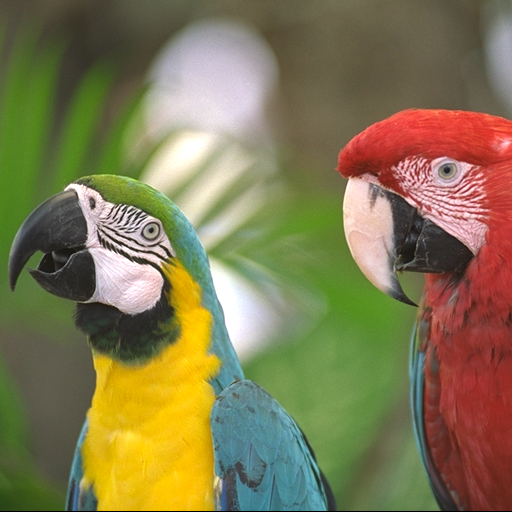
%> input picture POC1/Lab1/POC_Lab_1_Formaty_plikow/Sample pictures/Color_photo.bmp, 512 x 512 px
$ octave POC_lab1_Formaty_plikow.m   (GNU Octave 9; MATLAB toolbox functions it lacks are replaced by stand-ins)
%> lines starting %> are read from the running program, lines starting %| are printed output that depends on the picture; pictures that were not available may be replaced by others from this repository, and a replacement may not be noted
clear
Color_photo = imread('./Sample pictures/Color_photo.bmp');
%> Color_photo is the input picture: size 512x512x3 uint8; mean R, G, B 129.9, 121, 81.7
Color_chart = imread('./Sample pictures/Color_chart.bmp');
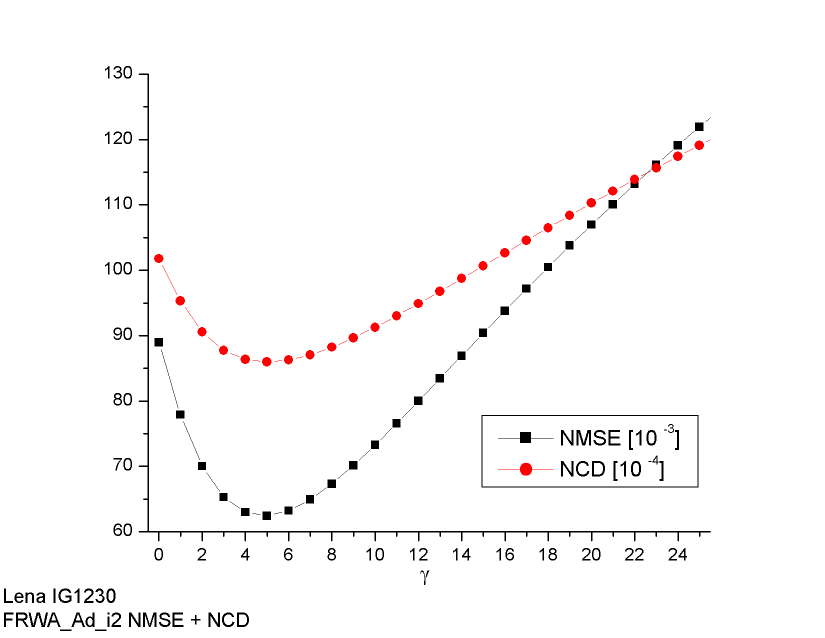
%> input picture POC1/Lab1/POC_Lab_1_Formaty_plikow/Color_chart.gif, 1650 x 1275 px, given in place of Color_chart.bmp, which was not available (shown at 1/2 size)
%> Color_chart: size 1275x1650 uint8; min 0, max 2, mean 0.987

imwrite(Color_photo, 'Color_photo_light_compression.jpg', 'jpg', 'quality', 80);
imwrite(Color_chart, 'Color_chart_light_compression.jpg', 'jpg', 'quality', 80);

imwrite(Color_photo, 'Color_photo_coarse_compression.jpg', 'jpg', 'quality', 10);
imwrite(Color_chart, 'Color_chart_coarse_compression.jpg', 'jpg', 'quality', 10);

imwrite(Color_photo, 'Color_photo_light_compression.j2k', 'j2k', 'CompressionRatio', 50);
imwrite(Color_chart, 'Color_chart_light_compression.j2k', 'j2k', 'CompressionRatio', 50);

imwrite(Color_photo, 'Color_photo_coarse_compression.j2k', 'j2k', 'CompressionRatio', 500);
imwrite(Color_chart, 'Color_chart_coarse_compression.j2k', 'j2k', 'CompressionRatio', 500);

imwrite(Color_photo, 'Color_photo.png', 'png');
imwrite(Color_chart, 'Color_chart.png', 'png');

[imind, cm] = rgb2ind(Color_photo, 256);
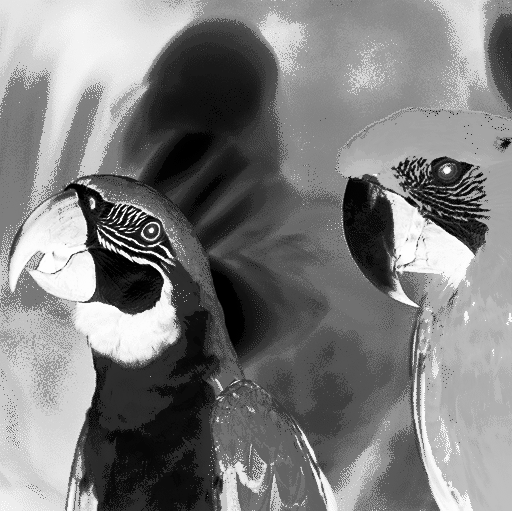
%> imind: size 512x512 uint8; min 0, max 255, mean 126.3
%> cm = 256 rows, first 12: [0.996 0.996 0.996; 0.973 0.937 0.973; 0.996 0.976 0.902; 0.969 0.918 0.816; 0.988 0.882 0.89; 0.98 0.82 0.816; 0.945 0.812 0.271; 1 0.804 0.0471; 0.937 0.725 0.706; 0.973 0.808 0.153; 0.988 0.8 0.0941; 0.945 0.761 0.0784]
imwrite(imind, cm, 'Color_photo.gif', 'gif');
[imind, cm] = rgb2ind(Color_chart, 256);
%> cm = [0.00784 0.00784 0.00784; 0.00392 0.00392 0.00392; 0 0 0]
imwrite(imind, cm, 'Color_chart.gif', 'gif');

Color_photo_lc_jpg = imread('Color_photo_light_compression.jpg');
Color_chart_lc_jpg = imread('Color_chart_light_compression.jpg');
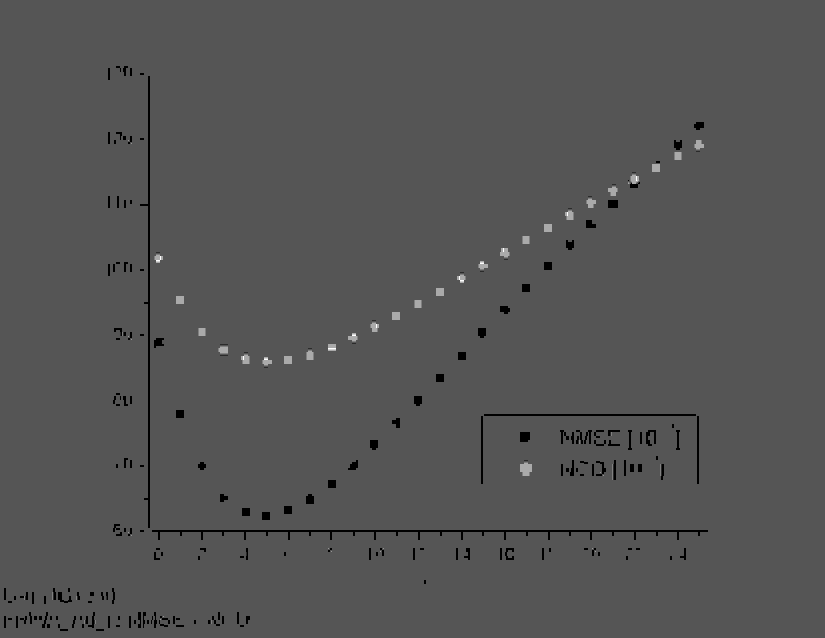
%> Color_chart_lc_jpg: size 1275x1650 uint8 (shown at 1/2 size); min 0, max 3, mean 0.989; drawn with min black and max white
Color_photo_cc_jpg = imread('Color_photo_coarse_compression.jpg');
Color_chart_cc_jpg = imread('Color_chart_coarse_compression.jpg');
%> Color_chart_cc_jpg: size 1275x1650 uint8; every value is 0
Color_photo_lc_j2k = imread('Color_photo_light_compression.j2k');
Color_chart_lc_j2k = imread('Color_chart_light_compression.j2k');
Color_photo_cc_j2k = imread('Color_photo_coarse_compression.j2k');
Color_chart_cc_j2k = imread('Color_chart_coarse_compression.j2k');
Color_photo_png = imread('Color_photo.png');
Color_chart_png = imread('Color_chart.png');
[Color_photo_gif, cmap] = imread('Color_photo.gif');
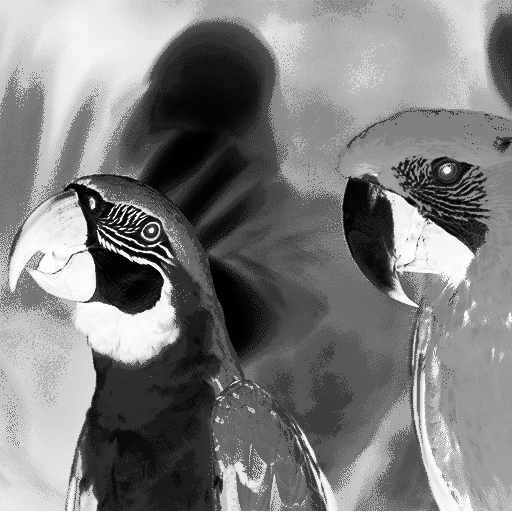
%> Color_photo_gif: size 512x512 uint8; min 0, max 254, mean 126.3
%> cmap = 256 rows, first 12: [0.996 0.996 0.996; 0.996 0.976 0.902; 0.973 0.937 0.973; 0.969 0.918 0.816; 0.925 0.89 0.918; 0.988 0.882 0.89; 0.91 0.875 0.761; 0.906 0.855 0.863; 0.886 0.851 0.898; 0.98 0.82 0.816; 0.878 0.82 0.824; 0.945 0.812 0.271]
Color_photo_gif = ind2rgb(Color_photo_gif, cmap);
%> Color_photo_gif: size 512x512x3 double
[Color_chart_gif, cmap] = imread('Color_chart.gif');
%> cmap = [0.00784 0.00784 0.00784; 0.00392 0.00392 0.00392; 0 0 0; 0 0 0]
Color_chart_gif = ind2rgb(Color_chart_gif, cmap);


figure
photoJoinUpperRow = cat(2, Color_photo,Color_photo_lc_jpg, Color_photo_cc_jpg, Color_photo_lc_j2k);
photoJoinLowerRow = cat(2, Color_photo_cc_j2k, Color_photo_png, im2uint8(Color_photo_gif), 0 * Color_photo);
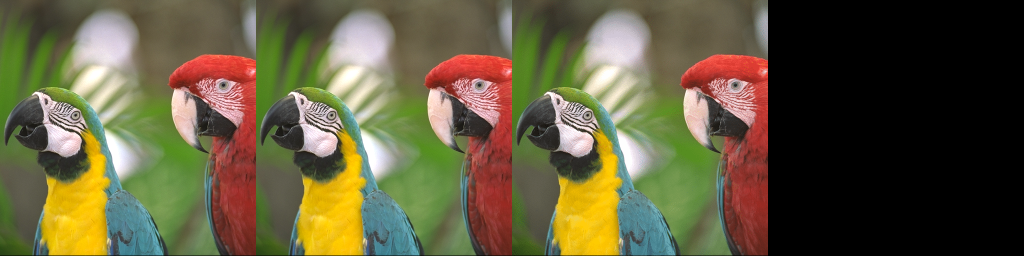
%> photoJoinLowerRow: size 512x2048x3 uint8 (shown at 1/2 size); mean R, G, B 97.3, 90.7, 61.2
imshow(cat(1, photoJoinUpperRow, photoJoinLowerRow))
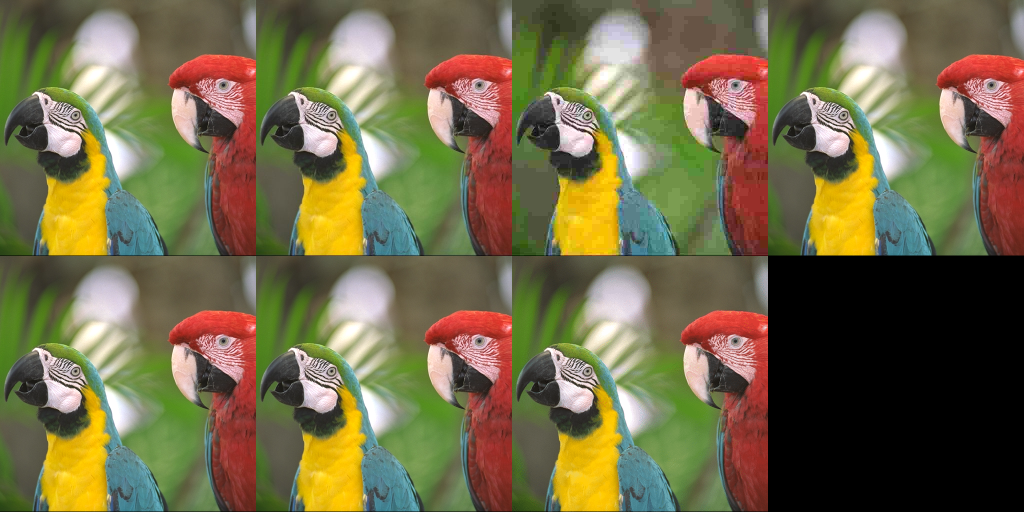
%> displayed picture: size 1024x2048x3, on the screen's scale of 0 to 255 (shown at 1/2 size); mean R, G, B 113.6, 105.8, 71.4
legend('Source \n Jpg light compression \n Jpg coarse compression \n Jpg2000 light compression \n Jpg2000 coarse compression \n Png \n Gif');

figure
chartJoinUpperRow = cat(2, Color_chart,Color_chart_lc_jpg, Color_chart_cc_jpg, Color_chart_lc_j2k);
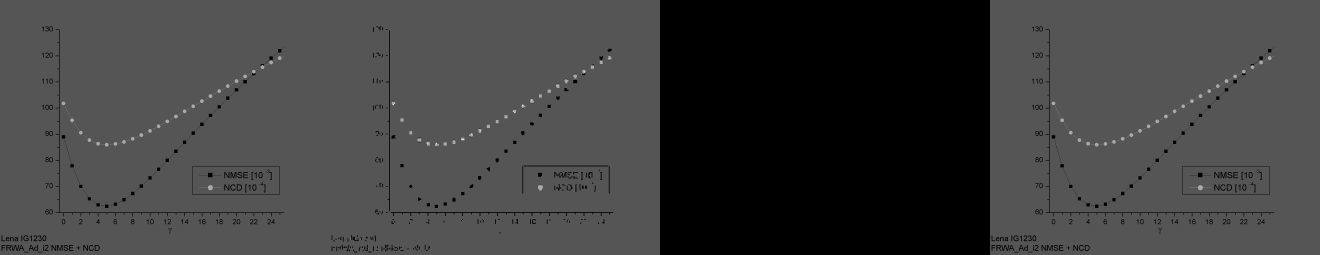
%> chartJoinUpperRow: size 1275x6600 uint8 (shown at 1/5 size); min 0, max 3, mean 0.741; drawn with min black and max white
%> (the run ends here)
